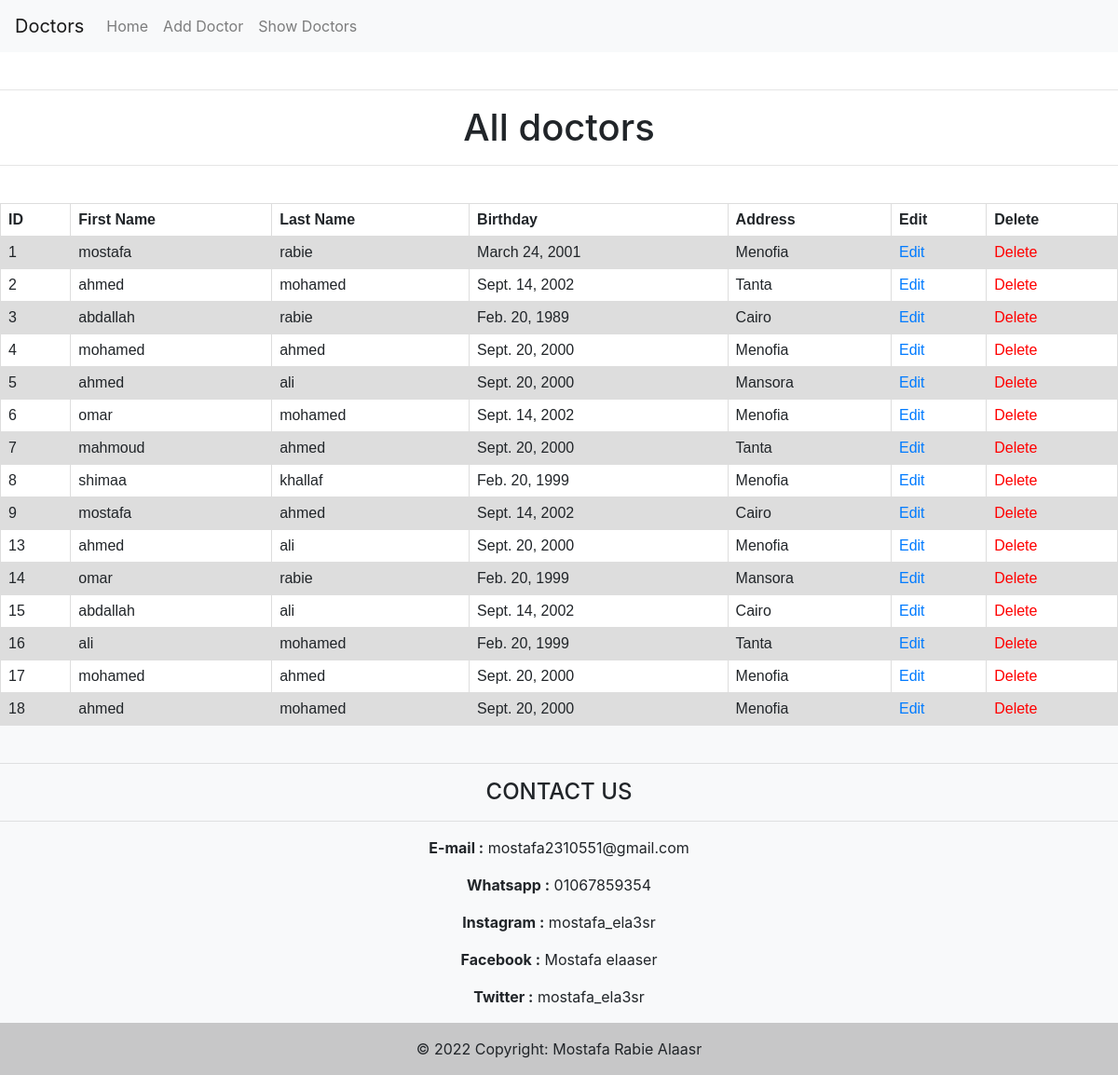
The page /pages/showdoctor on the database its author committed.
### pages/models.py (models this page shows, shortened)
class doctor (models.Model):
    f_name = models.CharField(max_length=20 , null = True , verbose_name="First Name" )
    l_name = models.CharField(max_length=20  , null = True, verbose_name="Last Name" )
    address = models.CharField(max_length=50 , null = True , default="Menofia" , verbose_name="Address")
    birthDate = models.DateField(null = True , verbose_name="Birthday")
    image = models.ImageField(upload_to='photos/%y/%m/%d' , default= 'photos/22/09/20/img2.jpg')

### pages/views.py (the view)
# urls.py: path('showdoctor',views.showDoctor , name = 'showdoctor'),
def showDoctor(request):
    return render(request , "pages/showdoctor.html" , {"showdoctor" :doctor.objects.all().order_by("id") } )

### templates/pages/showdoctor.html
{% extends "base_d.html" %}
{% block content %}
<br><hr/>
<h1>All doctors</h1>
<hr/><br>
<table>
    <tr>
        <th>ID</th>
        <th>First Name</th>
        <th>Last Name</th>
        <th>Birthday</th>
        <th>Address</th>
        <th>Edit</th>
        <th>Delete</th>
    </tr>
{% for s in showdoctor %}
    <tr>
        <td>{{ s.id }}</td>
        <td>{{ s.f_name }}</td>
        <td>{{ s.l_name }}</td>
        <td>{{ s.birthDate }}</td>
        <td>{{ s.address }}</td>
        <td><a href="updatedoctor/{{s.id}}"> Edit </a></td>
        <td><a href="DeleteDoctor/{{s.id}}" style="color:red;" onclick ="return confirm('Are you sure you want to delete this doctor ? ') " > Delete </a></td>
    </tr>
{% endfor %}
</table>
{% endblock  %}

### app/static/css/style.css (style rules this page uses)
h1 { text-align: center; }

### templates/base_d.html (style rules this page uses)
table { font-family: arial, sans-serif; border-collapse: collapse; width: 100%; }
td, th { border: 1px solid #dddddd; text-align: left; padding: 8px; }
tr:nth-child(even) { background-color: #dddddd; }

### rows shown on the page
doctor: id "1", f_name "mostafa", l_name "rabie", birthDate "March 24, 2001", address "Menofia"
doctor: id "2", f_name "ahmed", l_name "mohamed", birthDate "Sept. 14, 2002", address "Tanta"
doctor: id "3", f_name "abdallah", l_name "rabie", birthDate "Feb. 20, 1989", address "Cairo"
doctor: id "4", f_name "mohamed", l_name "ahmed", birthDate "Sept. 20, 2000", address "Menofia"
doctor: id "5", f_name "ahmed", l_name "ali", birthDate "Sept. 20, 2000", address "Mansora"
doctor: id "6", f_name "omar", l_name "mohamed", birthDate "Sept. 14, 2002", address "Menofia"
doctor: id "7", f_name "mahmoud", l_name "ahmed", birthDate "Sept. 20, 2000", address "Tanta"
doctor: id "8", f_name "shimaa", l_name "khallaf", birthDate "Feb. 20, 1999", address "Menofia"
doctor: id "9", f_name "mostafa", l_name "ahmed", birthDate "Sept. 14, 2002", address "Cairo"
doctor: id "13", f_name "ahmed", l_name "ali", birthDate "Sept. 20, 2000", address "Menofia"
doctor: id "14", f_name "omar", l_name "rabie", birthDate "Feb. 20, 1999", address "Mansora"
doctor: id "15", f_name "abdallah", l_name "ali", birthDate "Sept. 14, 2002", address "Cairo"
doctor: id "16", f_name "ali", l_name "mohamed", birthDate "Feb. 20, 1999", address "Tanta"
doctor: id "17", f_name "mohamed", l_name "ahmed", birthDate "Sept. 20, 2000", address "Menofia"
doctor: id "18", f_name "ahmed", l_name "mohamed", birthDate "Sept. 20, 2000", address "Menofia"
